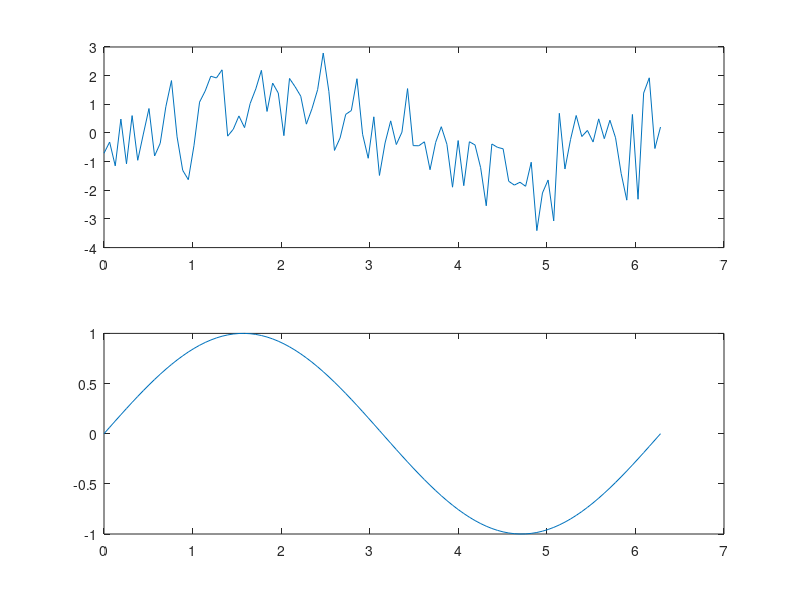

This figure's MATLAB source:
X = linspace ( 0 , 2*pi , 100);
Y = sin(X);
Z= Y + randn (1,100);

plot (X,Z)
plot (X,Z,X,Y)
subplot (2,1,1);
plot (X,Z)
subplot (2,1,2);
plot (X,Y)